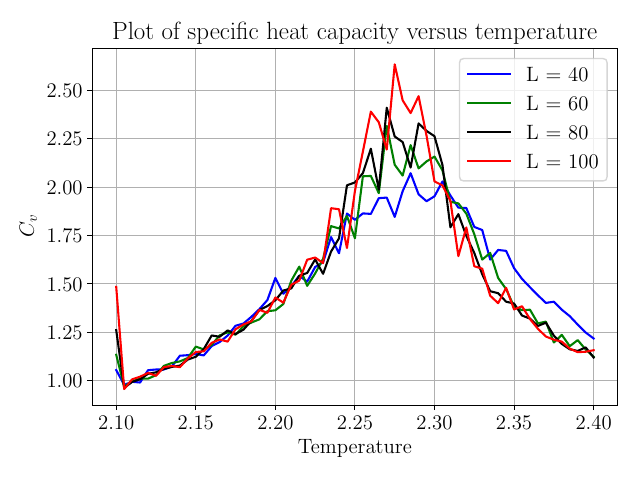

Source code (Python):
import matplotlib.pyplot as plt
import numpy as np
import sys
import matplotlib.font_manager

def readfile(file):
    for file in file_list:

        o = open(file) # opens

        temperature = []
        E_list = []
        C_v = []
        M_list = []
        M_abs_list = []
        ksi_list = []

        for line in o:
            line = line.split()

            temperature.append(float(line[0]))
            E_list.append(float(line[1]))
            C_v.append(float(line[2]))
            M_abs_list.append(float(line[3]))
            ksi_list.append(float(line[4]))
        o.close()
    return np.array(temperature), E_list, np.array(C_v), M_abs_list, np.array(ksi_list)

file_list = [sys.argv[1],sys.argv[2],sys.argv[3],sys.argv[4]]
temperature1, E_list, C_v, M_abs_list, ksi_list = readfile(file_list)

temperature = temperature1[:temperature.size/4]

plt.rc('text', usetex=True)
plt.rc('font', family='Computer Modern', size=15)



plt.plot(temperature, C_v[:C_v.size/4], 'b', label = 'L = 40')
plt.plot(temperature, C_v[C_v.size/4:C_v.size/2],'g', label = 'L = 60')
plt.plot(temperature, C_v[C_v.size/2:3*C_v.size/4], 'k', label = 'L = 80')
plt.plot(temperature, C_v[3*C_v.size/4:], 'r', label = 'L = 100')
plt.title("Plot of heat capacity versus temperature for various Lattice sizes")
plt.xlabel("Temperature")
plt.ylabel("$C_v$")
plt.grid(True)
plt.legend()
plt.tight_layout()
plt.savefig("exercise_f.pdf")
plt.close()
